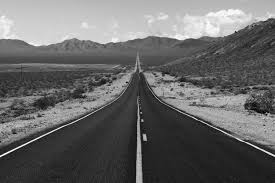
#> input picture AI image filters/images.jpeg, 275 x 183 px, found by its file name
$ python 'Image filters.py'   (older library calls are emulated)
#> lines starting #> are read from the running program, lines starting #| are printed output that depends on the picture
import cv2
import matplotlib.pyplot as plt
import numpy as np

def display_iamge(title, image):
    """Utility function to display an image"""
    plt.figure(figsize=(8, 8))
    if len(image.shape) == 2:
        plt.imshow(image, cmap="gray")

    else:
        plt.imshow(cv2.cvtColor(image, cv2.COLOR_BGR2RGB))
    plt.title(title)
    plt.axis("off")
    plt.show()


def interactive_edge_detection(image_path):
    """Interactive activity for edge detection and filtering"""
    image = cv2.imread(image_path)
#> image is the input picture: shape (183, 275, 3); min 0, max 255, mean 103
    if image is None:
        print("Error: Image not found")
        return

    gray_image = cv2.cvtColor(image, cv2.COLOR_BGR2GRAY)
    display_iamge("Original Grayscale Image", gray_image)

    print("Select an option:")
    print("1. Sobel Edge Dectection")
    print("2. Canny Edge Detection ")
    print("3. Laplacian Edge Detection")
    print("4. Gaussian Smoothing")
    print("5. Median Filtering")
    print("6. Exit")

    while True:
        choice = input("Enter your choice(1-6): ")

        if choice == "1":
            sobelx = cv2.Sobel(gray_image, cv2.CV_64F, 1, 0, ksize = 3)
            sobely = cv2.Sobel(gray_image, cv2.CV_64F, 0, 1, ksize = 3)
            combined_sobel = cv2.bitwise_or(sobelx.astype(np.uint8), sobely.astype(np.uint8))

        elif choice == "2":
            print("Adjust thresholds for Canny (default: 100 and 200)")
            lower_thresh = int(input("Enter threshold: "))
            upper_threshold = int(input("Enter a upper threshold: "))
            edges = cv2.Canny(gray_image, lower_thresh, upper_threshold)
            display_iamge("Canny Edge Dectection", edges)


        elif choice == "3":
            laplacian = cv2.Laplacian(gray_image, cv2.CV_64F)
            display_iamge("Gaussian Smoothed Image", blurred)

        elif choice == "4":
            print("Adjust kernel size for Gaussian blur (must be odd, default: 5)")
            kernel_size = int(input("Enter kernel size (odd number): "))
            median_filtered = cv2.medianBlur(image, kernel_size)
            display_iamge("Median Filtered Image", median_filtered)


        elif choice == "5":
            print("Adjust kernel size for Median filtering (must be odd, default: 5)")
            kernel_size = int(input("Enter kernel size (odd number): "))
            display_iamge("Median Filtered Image", median_filtered)


        elif choice == "6":
            print("Exiting...")
            break
        else:
            print("Invalid choice. Please enter a number between 1 and 6.")
#> this loop made 7 passes; the answer given on pass 1: 1
#> pass 1, in interactive_edge_detection, `sobelx = cv2.Sobel(gray_image, cv2.CV_64F, 1, 0, ksize = 3)`:
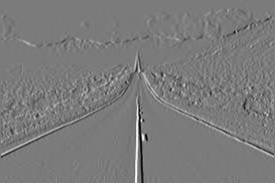
#> sobelx: shape (183, 275) float64; min -611, max 652, mean -0.6; drawn with min black and max white
#> pass 1, in interactive_edge_detection, `sobely = cv2.Sobel(gray_image, cv2.CV_64F, 0, 1, ksize = 3)`:
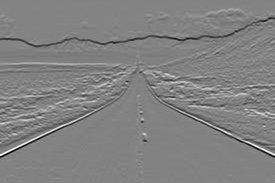
#> sobely: shape (183, 275) float64; min -841, max 801, mean -6.2; drawn with min black and max white
#> pass 1, in interactive_edge_detection, `combined_sobel = cv2.bitwise_or(sobelx.astype(np.uint8), sobely.astype..`:
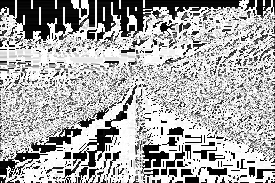
#> combined_sobel: shape (183, 275); min 0, max 255, mean 169.5


#> (the run stopped early here; a loop or call above may not have finished)
